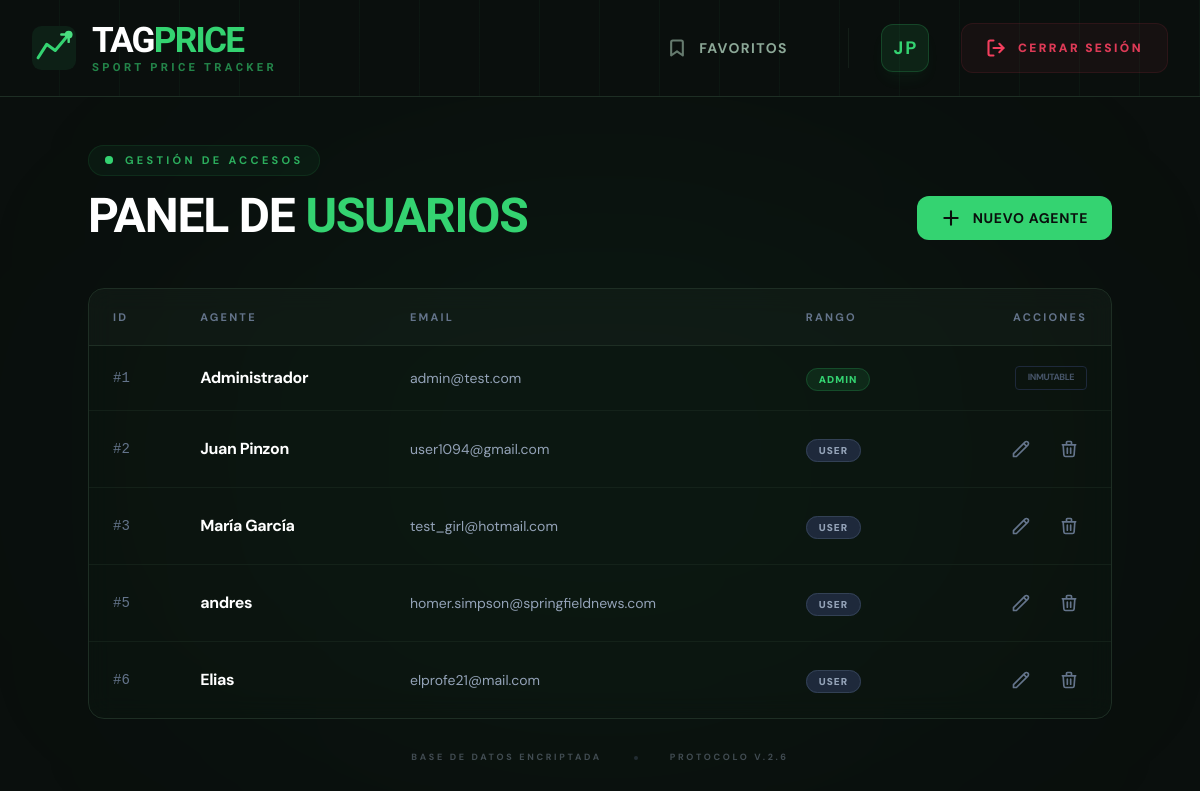
/views/panelAdmin.php (signed in), run on the app's committed database.
### tables this page shows
CREATE TABLE users (
    usu_id INTEGER PRIMARY KEY AUTOINCREMENT NOT NULL,
    usu_mail VARCHAR(50) NOT NULL UNIQUE,
    usu_password VARCHAR(255) NOT NULL,
    usu_name VARCHAR(200) NOT NULL,
    usu_rol TEXT NOT NULL DEFAULT "user" -- Por defecto, todos son usuarios
);

### views/panelAdmin.php (the view, shortened to what this page needs)
<?php
include PATH_BASE .'includes/header.php';
include_once PATH_BASE . 'includes/db_connect.php';
$sql = $db->prepare("SELECT usu_id, usu_mail, usu_name, usu_rol FROM users");
?>
<main class="relative min-h-[calc(100vh-96px)] py-12 px-4 overflow-hidden">
    <div class="absolute top-1/2 left-1/2 -translate-x-1/2 -translate-y-1/2 w-[800px] h-[500px] bg-brand/5 rounded-full blur-[140px] pointer-events-none"></div>
    <div class="relative w-full max-w-5xl mx-auto">
        <div class="flex flex-col md:flex-row md:items-end justify-between mb-12 gap-6">
            <div class="text-left">
                <div class="inline-flex items-center gap-3 px-4 py-1.5 rounded-full bg-brand/5 border border-brand/10 mb-4">
                    <span class="flex h-2 w-2">
                        <span class="relative inline-flex rounded-full h-2 w-2 bg-brand"></span>
                    </span>
                    <span class="text-[11px] font-bold uppercase tracking-[0.3em] text-brand/80">Gestión de Accesos</span>
                </div>
                <h1 class="font-display text-5xl font-bold text-white uppercase tracking-tight leading-none">
                    Panel de <span class="text-brand">Usuarios</span>
                </h1>
            </div>
            <a href="<?=URL_BASE?>views/user_uptade.php"
               class="flex items-center gap-3 bg-brand hover:bg-brand-light text-surface font-bold uppercase tracking-wider px-6 py-3 rounded-xl transition-all duration-300 hover:shadow-[0_0_20px_rgba(52,211,113,0.3)] active:scale-95 group text-sm">
                <svg xmlns="http://www.w3.org/2000/svg" class="w-5 h-5" fill="none" viewBox="0 0 24 24" stroke="currentColor" stroke-width="2.5">
                    <path stroke-linecap="round" stroke-linejoin="round" d="M12 4v16m8-8H4" />
                </svg>
                <span>Nuevo Agente</span>
            </a>
        </div>
        <div class="relative overflow-hidden rounded-2xl bg-surface-mid/40 backdrop-blur-md border border-surface-border">
            <div class="overflow-x-auto">
                <table class="w-full text-left border-collapse">
                    <thead>
                        <tr class="border-b border-surface-border bg-white/[0.02]">
                            <th class="px-6 py-5 text-[11px] font-bold uppercase tracking-[0.2em] text-slate-500">ID</th>
                            <th class="px-6 py-5 text-[11px] font-bold uppercase tracking-[0.2em] text-slate-500">Agente</th>
                            <th class="px-6 py-5 text-[11px] font-bold uppercase tracking-[0.2em] text-slate-500">Email</th>
                            <th class="px-6 py-5 text-[11px] font-bold uppercase tracking-[0.2em] text-slate-500">Rango</th>
                            <th class="px-6 py-5 text-[11px] font-bold uppercase tracking-[0.2em] text-slate-500 text-right">Acciones</th>
                        </tr>
                    </thead>
                    <tbody class="divide-y divide-surface-border/50">
                        <?php if($sql->execute()): ?>
                            <?php while($file = $sql->fetch(PDO::FETCH_ASSOC)):
                                $esAdmin = ($file['usu_rol'] === 'admin');
                            ?>
                                <tr class="hover:bg-white/[0.02] transition-colors group">
                                    <td class="px-6 py-5 font-mono text-sm text-slate-500">#<?= $file['usu_id'] ?></td>
                                    <td class="px-6 py-5">
                                        <span class="text-white font-bold tracking-tight"><?= $file['usu_name'] ?></span>
                                    </td>
                                    <td class="px-6 py-5 text-slate-400 text-sm font-body"><?= $file['usu_mail'] ?></td>
                                    <td class="px-6 py-5">
                                        <span class="px-3 py-1 rounded-full text-[10px] font-black uppercase tracking-widest <?= $esAdmin ? 'bg-brand/10 text-brand border border-brand/20' : 'bg-slate-800 text-slate-400 border border-slate-700' ?>">
                                            <?= $file['usu_rol'] ?>
                                        </span>
                                    </td>
                                    <td class="px-6 py-5">
                                        <div class="flex justify-end gap-3">
                                            <?php if (!$esAdmin): ?>
                                                <form action="<?= URL_BASE ?>views/user_uptade.php" method="post">
                                                    <button type="submit" class="p-2 text-slate-500 hover:text-brand transition-colors">
                                                        <svg xmlns="http://www.w3.org/2000/svg" class="w-5 h-5" fill="none" viewBox="0 0 24 24" stroke="currentColor" stroke-width="2">
                                                            <path stroke-linecap="round" stroke-linejoin="round" d="M15.232 5.232l3.536 3.536m-2.036-5.036a2.5 2.5 0 113.536 3.536L6.5 21.036H3v-3.572L16.732 3.732z" />
                                                        </svg>
                                                    </button>
                                                </form>
                                                <form action="<?= URL_BASE ?>actions/user_delete.proc.php" method="post" onsubmit="return confirm('¿Confirmar baja del sistema?')">
                                                    <button type="submit" class="p-2 text-slate-500 hover:text-red-500 transition-colors">
                                                        <svg xmlns="http://www.w3.org/2000/svg" class="w-5 h-5" fill="none" viewBox="0 0 24 24" stroke="currentColor" stroke-width="2">
                                                            <path stroke-linecap="round" stroke-linejoin="round" d="M19 7l-.867 12.142A2 2 0 0116.138 21H7.862a2 2 0 01-1.995-1.858L5 7m5 4v6m4-6v6m1-10V4a1 1 0 00-1-1h-4a1 1 0 00-1 1v3M4 7h16" />
                                                        </svg>
                                                    </button>
                                                </form>
                                            <?php else: ?>
                                                <div class="px-3 py-1 text-[9px] font-bold text-slate-600 uppercase tracking-tighter border border-slate-800 rounded">Inmutable</div>
                                            <?php endif; ?>
                                        </div>
                                    </td>
                                </tr>
                            <?php endwhile; ?>
                        <?php endif; ?>
                    </tbody>
                </table>
            </div>
        </div>
        <div class="mt-8 flex justify-center items-center gap-8 opacity-40">
            <span class="text-[9px] text-slate-400 uppercase tracking-[0.3em] font-bold">Base de datos encriptada</span>
            <span class="w-1 h-1 bg-slate-600 rounded-full"></span>
            <span class="text-[9px] text-slate-400 uppercase tracking-[0.3em] font-bold">Protocolo V.2.6</span>
        </div>
    </div>
</main>

### public/css/style.css (style rules this page uses)
body { background-color: #0a0f0d; color: #e2e8f0; margin: 0; padding: 0; }

### data on the page
users: usu_id "1", usu_name "Administrador", usu_mail "admin@test.com", usu_rol "ADMIN", shows "INMUTABLE"
users: usu_id "2", usu_name "Juan Pinzon", usu_mail "user1094@gmail.com", usu_rol "USER"
users: usu_id "3", usu_name "María García", usu_mail "test_girl@hotmail.com", usu_rol "USER"
users: usu_id "5", usu_name "andres", usu_mail "homer.simpson@springfieldnews.com", usu_rol "USER"
users: usu_id "6", usu_name "Elias", usu_mail "elprofe21@mail.com", usu_rol "USER"

### other printed values
$initials "JP"
